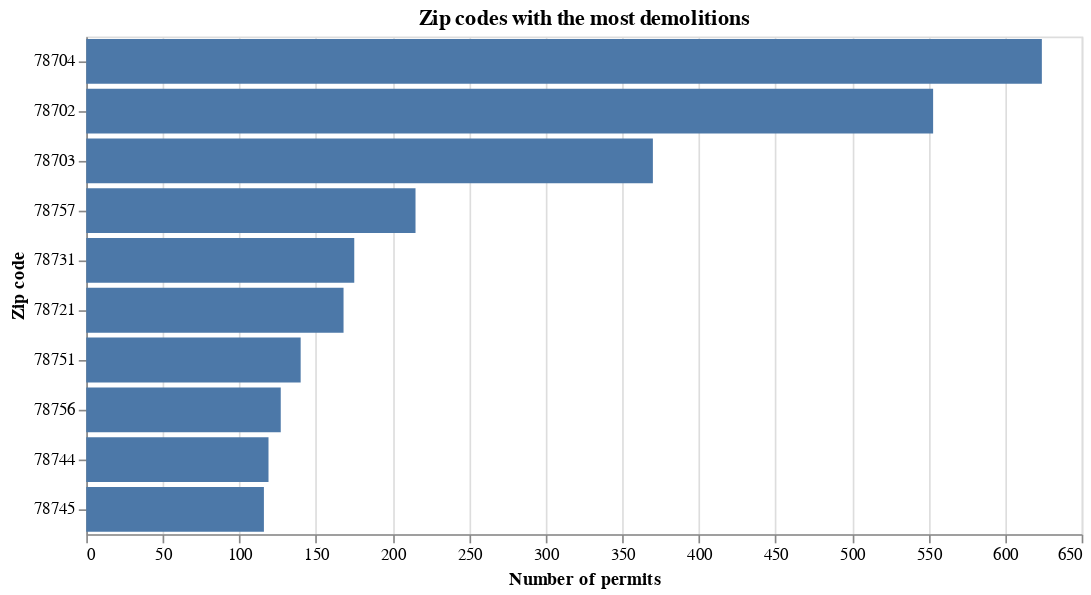

Write notebook code for a chart like this one.
### Code cell
alt.Chart(demos_by_zip.head(10), title="Zip codes with the most demolitions").mark_bar().encode(
    x=alt.X("Count:Q",
            axis=alt.Axis(title="Number of permits")),
    y=alt.Y("Zip:O",
            # this is the sorting magic
            sort=alt.SortField(field="Count", order="descending", op="sum"),
            axis=alt.Axis(title="Zip code")),
).properties(width=600)

### Figure 1 — Vega-Lite specification as saved in the notebook (floating-point values rounded to 4 significant figures)
{"$schema": "https://vega.github.io/schema/vega-lite/v2.4.1.json", "config": {"view": {"height": 300, "width": 400}}, "data": {"values": [{"Count": 624, "Zip": "78704"}, {"Count": 553, "Zip": "78702"}, {"Count": 370, "Zip": "78703"}, {"Count": 215, "Zip": "78757"}, {"Count": 175, "Zip": "78731"}, {"Count": 168, "Zip": "78721"}, {"Count": 140, "Zip": "78751"}, {"Count": 127, "Zip": "78756"}, {"Count": 119, "Zip": "78744"}, {"Count": 116, "Zip": "78745"}]}, "encoding": {"x": {"axis": {"title": "Number of permits"}, "field": "Count", "type": "quantitative"}, "y": {"axis": {"title": "Zip code"}, "field": "Zip", "sort": {"field": "Count", "op": "sum", "order": "descending"}, "type": "ordinal"}}, "mark": "bar", "title": "Zip codes with the most demolitions", "width": 600}
